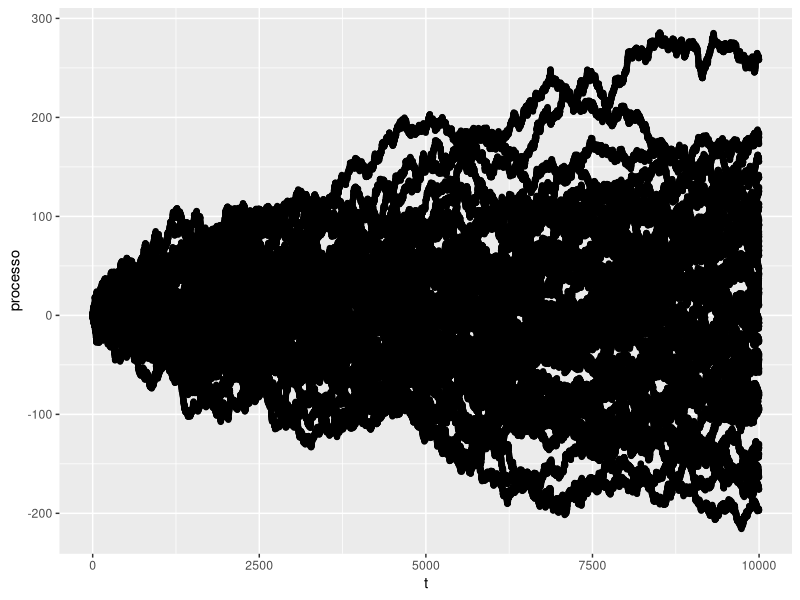

Write R code to recreate this figure.
## ---- chunk 1

library(tidyverse)
library(gganimate)

processos = list()
tmax = 10000
inicial = 0
nprocessos = 50
beta = 1
set.seed(1234)

for(i in 1:nprocessos) {
  
  t = seq(1, tmax)
  processo = vector(length = tmax)
  processo[1] = inicial
  
  for(j in 2:tmax) {
  
  choque = rnorm(n = 1)
    
  processo[j] = beta*processo[j-1] + choque
  
  }
  
  dados = tibble(t = t,
                 processo = processo)

  
  processos[[i]] = dados

  
}

processos = do.call(rbind, processos) # agregamos as listas
## ---- chunk 2

processos[1:tmax,] %>%
  ggplot(aes(x = t, y = processo)) +
  geom_line(size = 1.2) +
  transition_reveal(t)

## ---- chunk 3
processos %>%
  ggplot(aes(x = t, y = processo)) +
  geom_point() +
  transition_reveal(t)
## ---- chunk 4
processos %>%
  ggplot(aes(x = t, y = processo)) +
  geom_point() 
